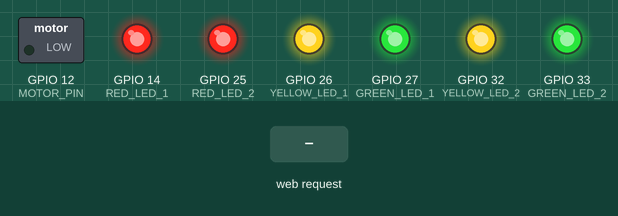
Simulated run of this sketch. Board: ESP32. On the bench: switched loads named in the sketch (green lamp = pin HIGH), output pins drawn as LEDs (lit = HIGH). The test bench sets the inputs (shaded band). WiFi joins after 1.5 s; servers stay silent unless stated; what the sketch prints to the serial monitor is not drawn.

Above: at 2.7 s.
2.8 s: HTTP request GET /cart/thumb received
At 3.8 s:
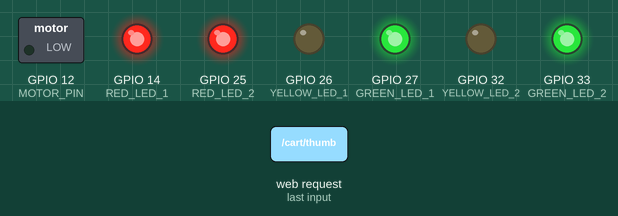
4.3 s: HTTP request GET /cart/index received
At 4.9 s:
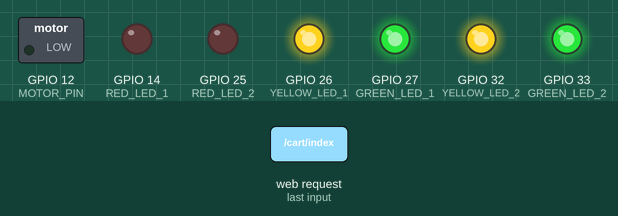
5.8 s: HTTP request GET /cart/middle received
At 6.1 s:
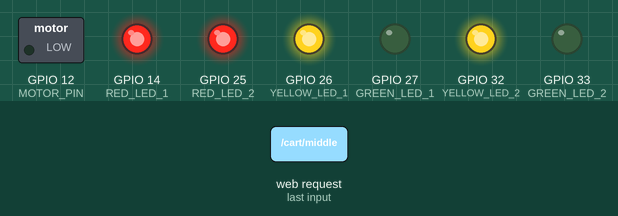
7.3 s: HTTP request GET /cart/open received
At 8.5 s:
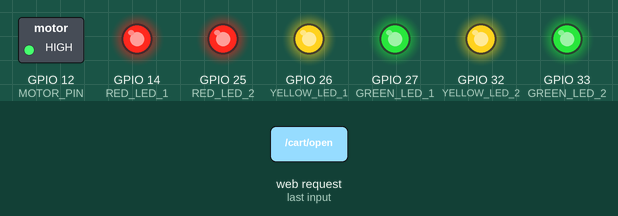
Timing chart, 0 to 9.8 s (numbered marks = the images above; inputs shaded):
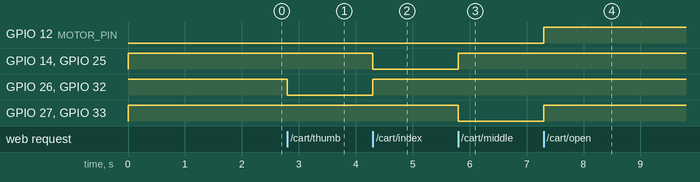

Measured:
- after the input at 2.8 s, GPIO 26 (YELLOW_LED_1), GPIO 32 (YELLOW_LED_2): HIGH → LOW at once
- after the input at 4.3 s, GPIO 14 (RED_LED_1), GPIO 25 (RED_LED_2): HIGH → LOW at once; GPIO 26 (YELLOW_LED_1), GPIO 32 (YELLOW_LED_2): LOW → HIGH at once
- after the input at 5.8 s, GPIO 14 (RED_LED_1), GPIO 25 (RED_LED_2): LOW → HIGH at once; GPIO 27 (GREEN_LED_1), GPIO 33 (GREEN_LED_2): HIGH → LOW at once
- after the input at 7.3 s, GPIO 12 (MOTOR_PIN), GPIO 27 (GREEN_LED_1), GPIO 33 (GREEN_LED_2): LOW → HIGH at once

The sketch:

final.ino
```cpp
#include <WiFi.h>
#include <WebServer.h>

const char* ssid = "Clary";
const char* password = "parnika_sing";

WebServer server(80);

// LED and Motor Pins (adjust based on your wiring)
#define YELLOW_LED_1 26
#define YELLOW_LED_2 32
#define RED_LED_1    14
#define RED_LED_2    25
#define GREEN_LED_1  27
#define GREEN_LED_2  33
#define MOTOR_PIN    12

String lastCommand = "none";

void resetAll() {
  digitalWrite(YELLOW_LED_1, HIGH);
  digitalWrite(YELLOW_LED_2, HIGH);
  digitalWrite(RED_LED_1, HIGH);
  digitalWrite(RED_LED_2, HIGH);
  digitalWrite(GREEN_LED_1, HIGH);
  digitalWrite(GREEN_LED_2, HIGH);
  digitalWrite(MOTOR_PIN, LOW);
  Serial.println("All outputs OFF");
}

void handleRoot() {
  server.send(200, "text/plain", "ESP32 Gesture Control Server");
}

void handleCart() {
  String command = server.uri().substring(6); // Extract "thumb", "fist", etc. from "/cart/..."
  lastCommand = command;
  Serial.println("Received command: " + command);

  resetAll(); // Reset all outputs first

  if (command == "thumb") {
    digitalWrite(YELLOW_LED_1, LOW);
    digitalWrite(YELLOW_LED_2, LOW);
    Serial.println("YELLOW LEDs ON");
  }
  else if (command == "index") {
    digitalWrite(RED_LED_1, LOW);
    digitalWrite(RED_LED_2, LOW);
    Serial.println("RED LEDs ON");
  }
  else if (command == "middle") {
    digitalWrite(GREEN_LED_1, LOW);
    digitalWrite(GREEN_LED_2, LOW);
    Serial.println("GREEN LEDs ON");
  }
  else if (command == "open") {
    digitalWrite(MOTOR_PIN, HIGH);
    Serial.println("MOTOR ON");
  }
  else if (command == "fist") {
    // Already handled by resetAll()
    Serial.println("ALL OFF (fist)");
  }
  else {
    server.send(404, "text/plain", "Invalid command: " + command);
    return;
  }

  server.send(200, "text/plain", "OK: " + command);
}

void handleGetCommand() {
  server.send(200, "text/plain", lastCommand);
}

void setup() {
  Serial.begin(115200);

  // Initialize outputs
  pinMode(YELLOW_LED_1, OUTPUT);
  pinMode(YELLOW_LED_2, OUTPUT);
  pinMode(RED_LED_1, OUTPUT);
  pinMode(RED_LED_2, OUTPUT);
  pinMode(GREEN_LED_1, OUTPUT);
  pinMode(GREEN_LED_2, OUTPUT);
  pinMode(MOTOR_PIN, OUTPUT);
  resetAll();

  // Connect to Wi-Fi
  WiFi.begin(ssid, password);
  Serial.print("Connecting to WiFi...");
  while (WiFi.status() != WL_CONNECTED) {
    delay(500);
    Serial.print(".");
  }
  Serial.println("\nConnected! IP: " + WiFi.localIP().toString());

  // Set up server routes
  server.on("/", handleRoot);
  server.on("/cart/thumb", handleCart);
  server.on("/cart/index", handleCart);
  server.on("/cart/middle", handleCart);
  server.on("/cart/open", handleCart);
  server.on("/cart/fist", handleCart);
  server.on("/command", handleGetCommand);

  server.begin();
  Serial.println("HTTP server started");
}

void loop() {
  server.handleClient();
}
```
